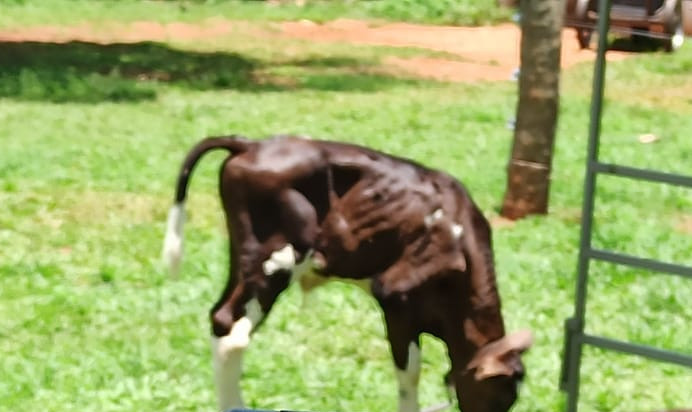
#> input picture 2021-07-10/10.jpeg, 692 x 412 px
$ jupyter execute Conict_Final_Seg.ipynb
#> lines starting #> are read from the running program, lines starting #| are printed output that depends on the picture; after the words box and inside, x2 and y2 are one past the last pixel; in counts of white or black regions, pixels touching at a corner belong together
[cell 1]
import cv2 as cv
import numpy as np
from matplotlib import image, pyplot as plt

[cell 2]
img = cv.imread("10.jpeg")
#> img is the input picture: shape (412, 692, 3); mean B, G, R 101.8, 168.1, 153.5
resized = cv.resize(img, (600,400))
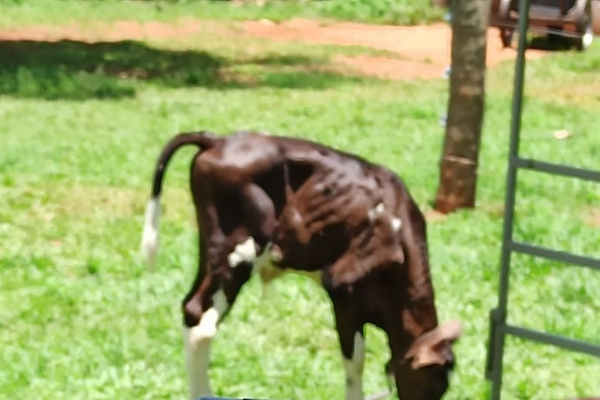
#> resized: shape (400, 600, 3); mean B, G, R 101.7, 168, 153.4
rgb = cv.cvtColor(resized,cv.COLOR_BGR2RGB)
gray = cv.cvtColor(rgb,cv.COLOR_RGB2GRAY)
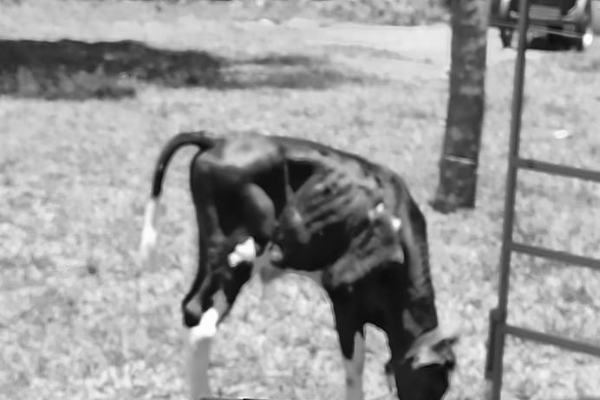
#> gray: shape (400, 600); min 8, max 255, mean 156.1
_,bin = cv.threshold(gray,47,255,cv.THRESH_BINARY)
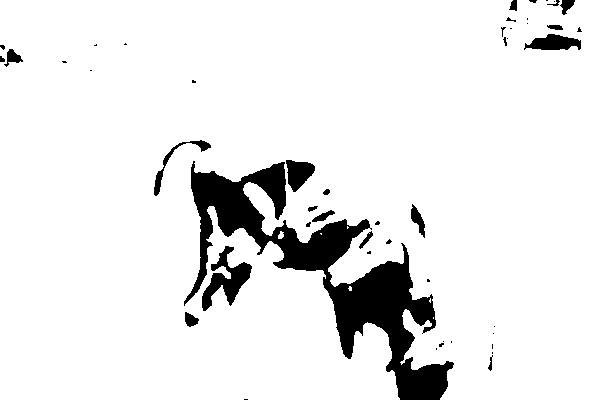
#> bin: shape (400, 600); 91.7% white; 49 black regions (29 under 20 px), largest, box (x1, y1, x2, y2) and area: (184, 161, 454, 400) 15790, (202, 246, 252, 311) 1282, (524, 34, 581, 50) 611

[cell 3]
cv.imwrite("OriginalRedm.jpg", resized)
plt.imshow(rgb)
plt.axis(False)
plt.show()
print(rgb.shape)
#| (400, 600, 3)

[cell 4]
kernel = np.ones((3,3), np.uint8)
closing = cv.morphologyEx(bin,cv.MORPH_CLOSE,kernel, iterations = 1)
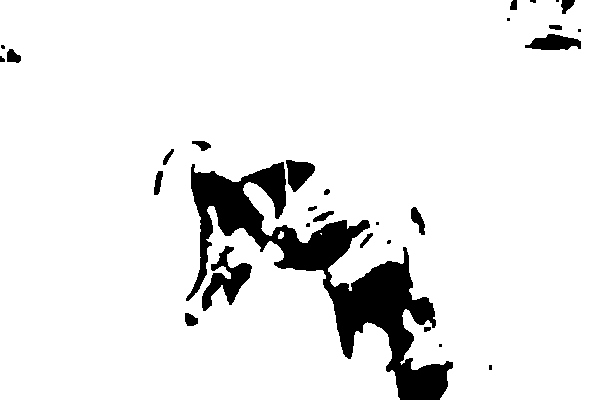
#> closing: shape (400, 600); 91.8% white; 29 black regions (10 under 20 px), largest, box (x1, y1, x2, y2) and area: (186, 162, 453, 400) 15635, (202, 246, 252, 311) 1279, (525, 34, 581, 50) 602

[cell 5]
bg = cv.dilate(closing,kernel,iterations=3)
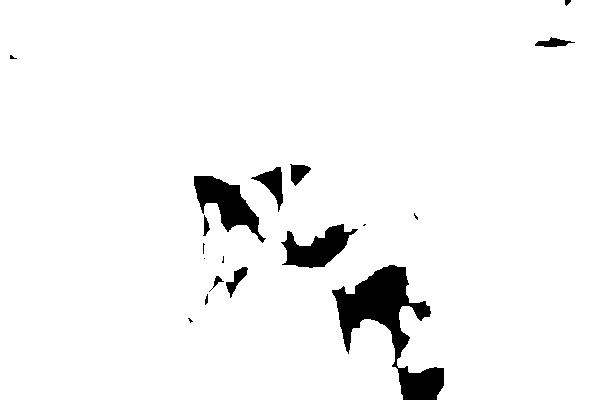
#> bg: shape (400, 600); 95.6% white; 18 black regions (7 under 20 px), largest, box (x1, y1, x2, y2) and area: (332, 265, 444, 400) 5300, (194, 176, 266, 243) 2004, (281, 224, 358, 268) 1703

[cell 6]
dist = cv.distanceTransform(bg,cv.DIST_L2,3)
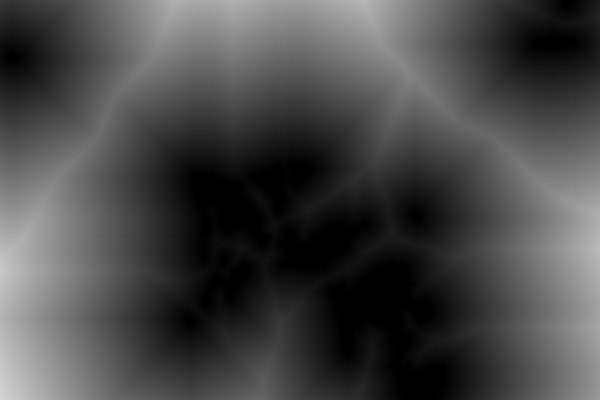
#> dist: shape (400, 600) float32; min 0, max 213.1, mean 72

[cell 7]
_,fg = cv.threshold(dist,0.2*dist.max(),255,0)
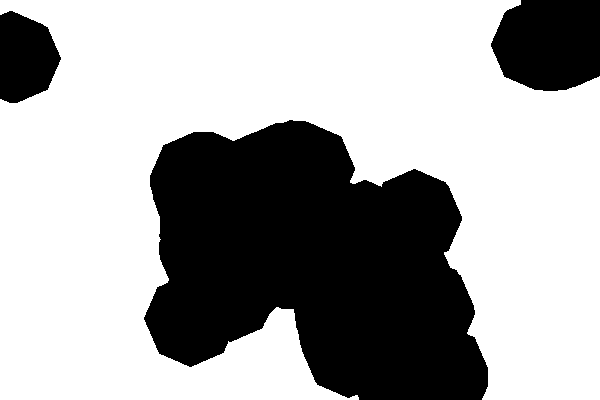
#> fg: shape (400, 600) float32; 66.1% white; 3 black regions, box (x1, y1, x2, y2) and area: (144, 120, 488, 400) 68530, (491, 0, 600, 91) 8483, (0, 11, 61, 103) 4271

[cell 8]
fg = np.uint8(fg)

[cell 9]
unknown = cv.subtract(bg,fg)
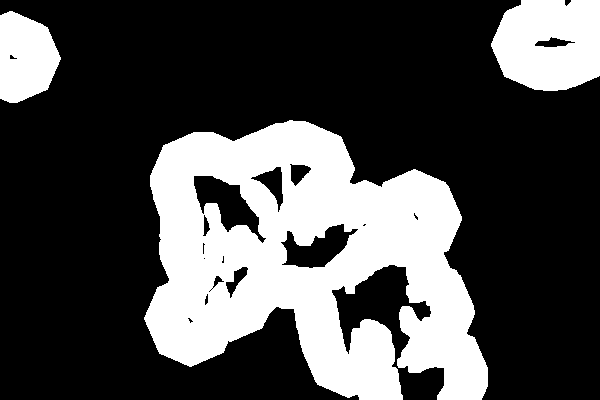
#> unknown: shape (400, 600); 29.5% white; 3 white regions, box (x1, y1, x2, y2) and area: (144, 120, 488, 400) 58240, (491, 0, 600, 91) 8245, (0, 11, 61, 103) 4255

[cell 10]
_, marker = cv.connectedComponents(fg)
marker = marker+1
marker[unknown == 255] = 0
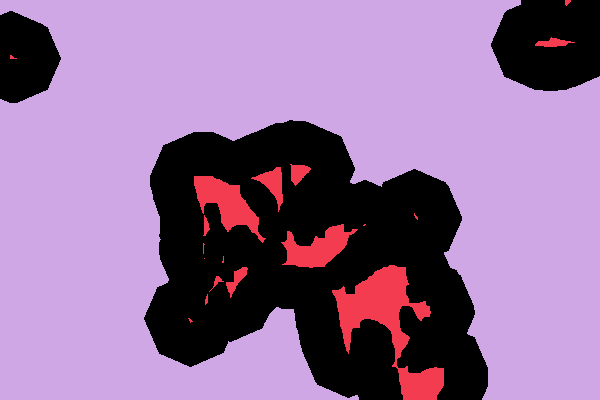
#> marker: shape (400, 600) int32; 3 distinct labels, from 0 to 2; one colour per label, 0 black
marker = cv.watershed(resized,marker)
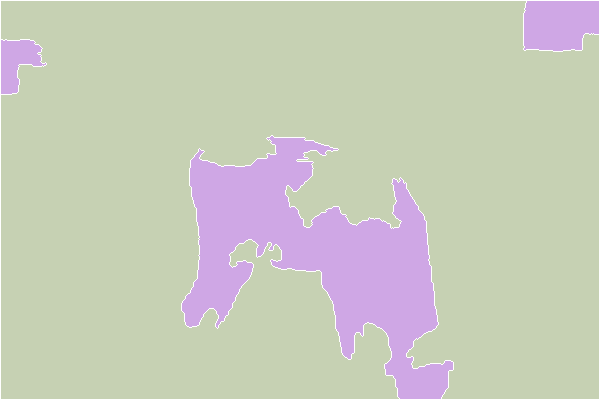
#> marker: shape (400, 600) int32; 3 distinct labels, from -1 to 2; one colour per label, 0 black, -1 white

$ run again, with 2021-07-10/1.jpeg copied over 2021-07-10/10.jpeg
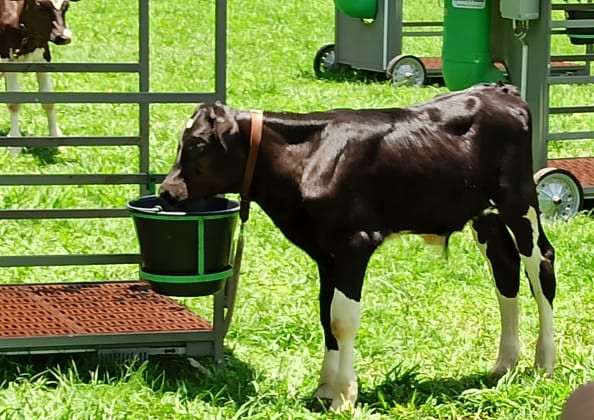
#> input picture 2021-07-10/1.jpeg, 594 x 420 px
#> img is the input picture: shape (420, 594, 3); mean B, G, R 67.7, 134, 114.6
#> `_,bin = cv.threshold(gray,47,255,cv.THRESH_BINARY)`:
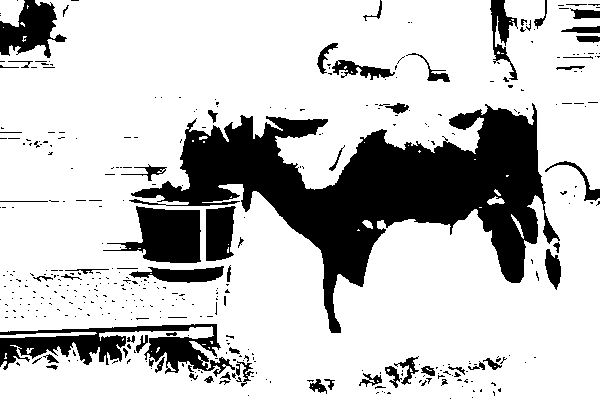
#> bin: shape (400, 600); 77.4% white; 406 black regions (343 under 20 px), largest, box (x1, y1, x2, y2) and area: (129, 103, 560, 333) 34072, (0, 324, 235, 377) 5041, (103, 206, 201, 263) 3300
#| (400, 600, 3)
#> closing: shape (400, 600); 79.1% white; 92 black regions (36 under 20 px), largest, box (x1, y1, x2, y2) and area: (134, 107, 545, 333) 33413, (125, 207, 200, 263) 3220, (0, 334, 126, 365) 2238
#> bg: shape (400, 600); 86.8% white; 28 black regions (11 under 20 px), largest, box (x1, y1, x2, y2) and area: (163, 112, 540, 310) 24904, (141, 210, 197, 260) 2405, (0, 6, 52, 52) 1023
#> unknown: shape (400, 600); 36.8% white; 6 white regions, box (x1, y1, x2, y2) and area: (105, 36, 600, 359) 64577, (0, 309, 228, 394) 14127, (0, 0, 81, 81) 4278, (465, 0, 535, 65) 3336, (549, 0, 600, 44) 1893, (503, 172, 512, 180) 71
#> `marker = cv.watershed(resized,marker)`:
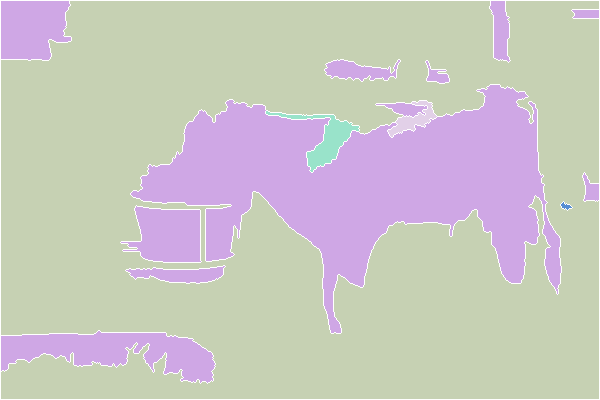
#> marker: shape (400, 600) int32; 6 distinct labels, from -1 to 5; one colour per label, 0 black, -1 white

$ run again, with 2021-07-10/2.jpeg copied over 2021-07-10/10.jpeg
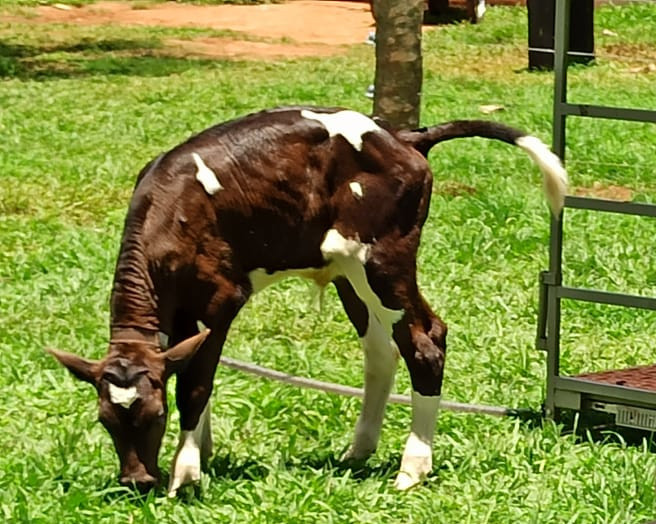
#> input picture 2021-07-10/2.jpeg, 656 x 524 px
#> img is the input picture: shape (524, 656, 3); mean B, G, R 60.1, 139.9, 127.6
#> bin: shape (400, 600); 85.1% white; 222 black regions (174 under 20 px), largest, box (x1, y1, x2, y2) and area: (58, 101, 406, 379) 24438, (506, 299, 600, 346) 1561, (513, 0, 544, 78) 1198
#| (400, 600, 3)
#> closing: shape (400, 600); 86.3% white; 82 black regions (33 under 20 px), largest, box (x1, y1, x2, y2) and area: (165, 103, 395, 227) 10961, (91, 192, 224, 379) 8315, (334, 178, 405, 302) 3345
#> bg: shape (400, 600); 93.6% white; 33 black regions (18 under 20 px), largest, box (x1, y1, x2, y2) and area: (193, 109, 391, 222) 6769, (139, 199, 219, 325) 3511, (98, 309, 147, 360) 1235
#> unknown: shape (400, 600); 46.5% white; 4 white regions, box (x1, y1, x2, y2) and area: (35, 0, 583, 400) 101303, (488, 260, 600, 379) 10121, (490, 19, 499, 30) 95, (255, 144, 263, 151) 56
#> `marker = cv.watershed(resized,marker)`:
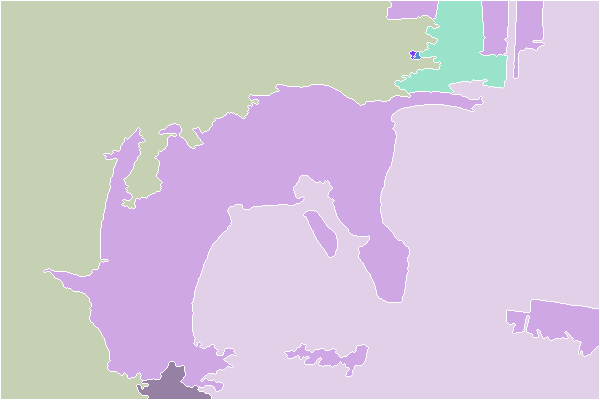
#> marker: shape (400, 600) int32; 9 distinct labels, from -1 to 8; one colour per label, 0 black, -1 white
